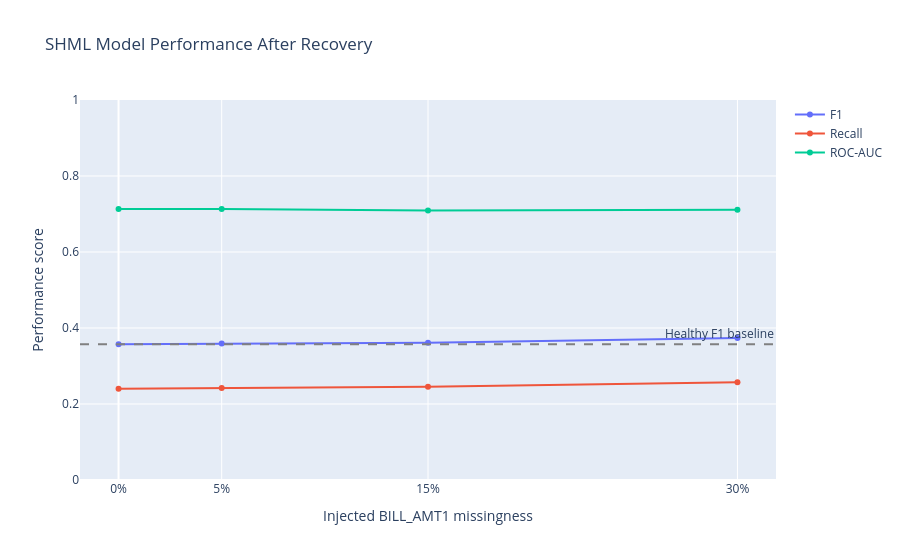

Write notebook code for a chart like this one.
### Code cell
import plotly.graph_objects as go

fig = go.Figure()
for metric in ["F1", "Recall", "ROC-AUC"]:
    fig.add_scatter(
        x=performance_df["Missingness"], y=performance_df[metric],
        name=metric, mode="lines+markers",
        hovertemplate="%{fullData.name}: %{y:.4f}<extra></extra>",
    )

fig.add_hline(
    y=healthy_metrics["f1"], line_dash="dash", line_color="gray",
    annotation_text="Healthy F1 baseline", annotation_position="top right",
)
fig.update_layout(
    title="SHML Model Performance After Recovery",
    xaxis=dict(title="Injected BILL_AMT1 missingness", tickmode="array",
               tickvals=[0, 0.05, 0.15, 0.30], tickformat=".0%"),
    yaxis=dict(title="Performance score", range=[0, 1]),
    hovermode="x unified",
)
fig.show(renderer="plotly_mimetype")

### Figure 1 — Plotly figure (JSON) as saved in the notebook; plotly's stock layout.template omitted (floating-point values rounded to 4 significant figures)
{"data": [{"hovertemplate": "%{fullData.name}: %{y:.4f}<extra></extra>", "mode": "lines+markers", "name": "F1", "x": [0.0, 0.05, 0.15, 0.3], "y": [0.357, 0.3589, 0.3609, 0.3737], "type": "scatter"}, {"hovertemplate": "%{fullData.name}: %{y:.4f}<extra></extra>", "mode": "lines+markers", "name": "Recall", "x": [0.0, 0.05, 0.15, 0.3], "y": [0.2402, 0.2422, 0.2452, 0.2573], "type": "scatter"}, {"hovertemplate": "%{fullData.name}: %{y:.4f}<extra></extra>", "mode": "lines+markers", "name": "ROC-AUC", "x": [0.0, 0.05, 0.15, 0.3], "y": [0.713, 0.7132, 0.709, 0.7111], "type": "scatter"}], "layout": {"shapes": [{"line": {"color": "gray", "dash": "dash"}, "type": "line", "x0": 0, "x1": 1, "xref": "x domain", "y0": 0.357, "y1": 0.357, "yref": "y"}], "annotations": [{"showarrow": false, "text": "Healthy F1 baseline", "x": 1, "xanchor": "right", "xref": "x domain", "y": 0.357, "yanchor": "bottom", "yref": "y"}], "xaxis": {"title": {"text": "Injected BILL_AMT1 missingness"}, "tickmode": "array", "tickvals": [0, 0.05, 0.15, 0.3], "tickformat": ".0%"}, "yaxis": {"title": {"text": "Performance score"}, "range": [0, 1]}, "title": {"text": "SHML Model Performance After Recovery"}, "hovermode": "x unified"}}
